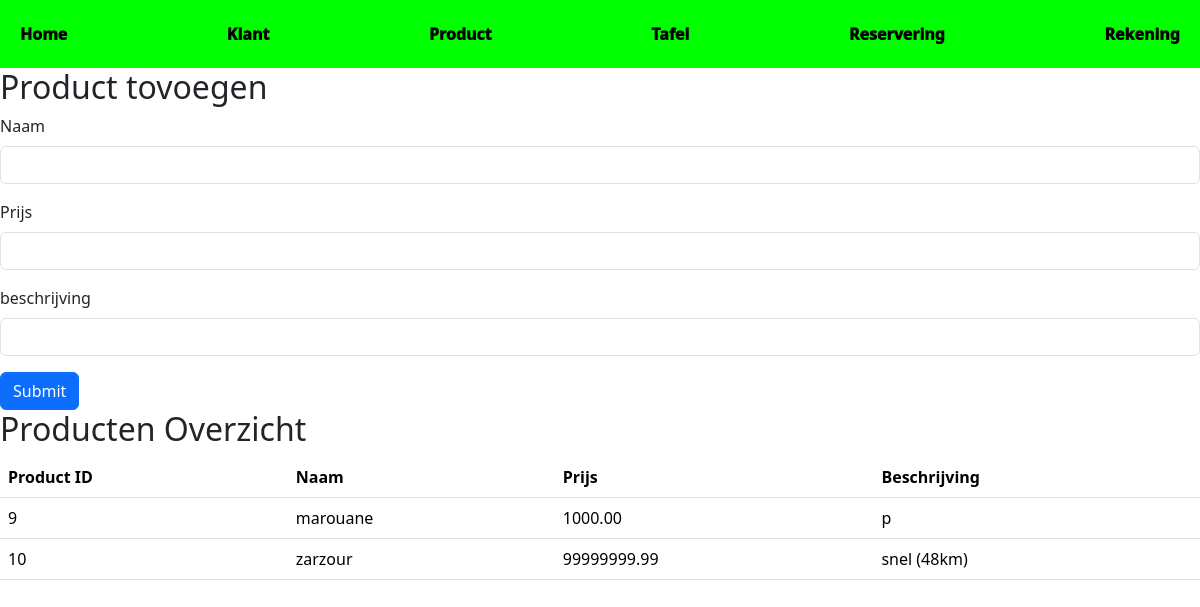
/add-product.php, run on the app's committed database.
### tables this page shows
CREATE TABLE `producten` (
  `productid` int(11) NOT NULL,
  `naam` varchar(255) DEFAULT NULL,
  `prijs` decimal(10,2) DEFAULT NULL,
  `beschrijving` text DEFAULT NULL
);

### db.php (called while the page is built, shortened)
<?php
class DB
{
    private $dbh;
    public function __construct($db, $host = "localhost:3307", $user = "root", $pass = "")
    {
        try {
            $this->dbh = new PDO("mysql:host=$host;dbname=$db", $user, $pass);
            $this->dbh->setAttribute(PDO::ATTR_ERRMODE, PDO::ERRMODE_EXCEPTION);
        } catch (PDOException $e) {
            die("Connection failed: " . $e->getMessage());
        }
    }
    public function run($sql, $placeholder = NULL)
    {
        $stmt = $this->dbh->prepare($sql);
        $stmt->execute($placeholder);
        return $stmt;
    }
}
$mydb = new DB("restaurant_data");

### product.php (called while the page is built, shortened)
<?php
include_once('../db/db.php');
class product {
    private $dbh;
    public function __construct() {
        global $mydb;
        $this->dbh = $mydb;
    }
    public function getAllproducten() {
        $sql = "SELECT * FROM producten";
        $stmt = $this->dbh->run($sql);
        return $stmt->fetchAll(PDO::FETCH_ASSOC);
    }
}
?>

### add-product.php (the view, shortened to what this page needs)
<?php
include_once('product.php');
include_once('../header/header.php');
$product = new product();
$producten = $product->getAllproducten();
?>
<!DOCTYPE html>
<html lang="en">
<head>
    <link href="https://cdn.jsdelivr.net/npm/bootstrap@5.3.3/dist/css/bootstrap.min.css" rel="stylesheet">
</head>
<body>
    <h2>Product tovoegen</h2>
    <form method="POST">
        <div class="mb-3">
    <label class="form-label">Naam</label>
    <input type="text" class="form-control" id="exampleInputPassword1" name="naam" required>
  </div>
        <div class="mb-3">
    <label class="form-label">Prijs</label>
    <input type="number" class="form-control" id="exampleInputPassword1" name="prijs" required>
  </div>
        <div class="mb-3">
    <label class="form-label">beschrijving</label>
    <input type="text" class="form-control" id="exampleInputPassword1" name="beschrijving" required>
  </div>
  <button type="submit" class="btn btn-primary">Submit</button>
</form>
<h2>Producten Overzicht</h2>
        <table class="table">
            <thead>
                <tr>
                    <th scope="col">Product ID</th>
                    <th scope="col">Naam</th>
                    <th scope="col">Prijs</th>
                    <th scope="col">Beschrijving</th>
                </tr>
            </thead>
            <tbody>
                <?php foreach ($producten as $product): ?>
                <tr>
                    <td><?php echo $product['productid']; ?></td>
                    <td><?php echo $product['naam']; ?></td>
                    <td><?php echo $product['prijs']; ?></td>
                    <td><?php echo $product['beschrijving']; ?></td>
                </tr>
                <?php endforeach; ?>
            </tbody>
        </table>
</body>
</html>

### header.php (style rules this page uses)
body { margin: 0; font-family: Arial, sans-serif; background-color: yellow; }

### data on the page
producten: productid "9", naam "marouane", prijs "1000.00", beschrijving "p"
producten: productid "10", naam "zarzour", prijs "99999999.99", beschrijving "snel (48km)"
